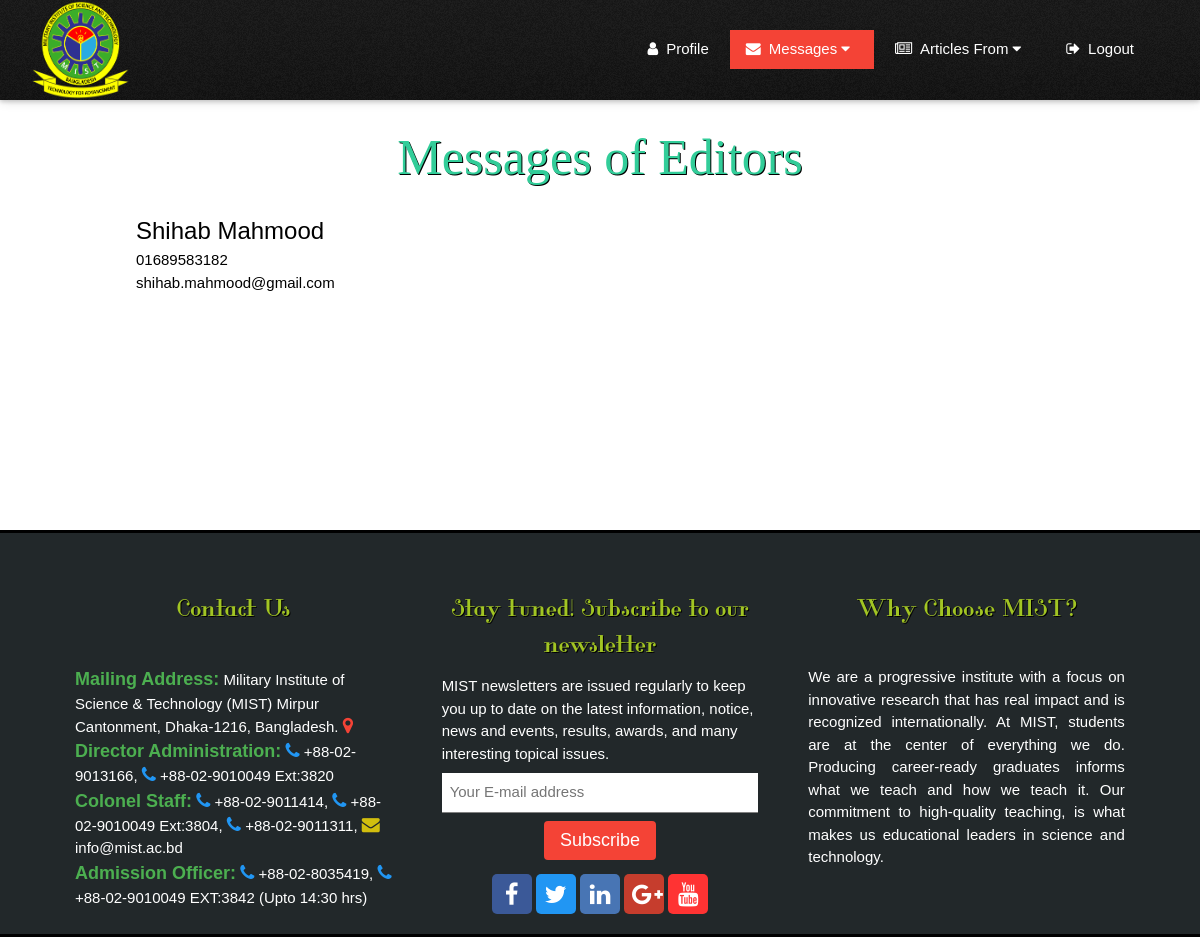
The app's page /sectionEditorThreadEditorMessage.php with its own data.
### tables this page shows
CREATE TABLE `editor` (
  `fn` varchar(250) DEFAULT NULL,
  `ln` varchar(250) DEFAULT NULL,
  `password` varchar(250) DEFAULT NULL,
  `city` varchar(250) DEFAULT NULL,
  `state` varchar(250) DEFAULT NULL,
  `country` varchar(250) DEFAULT NULL,
  `institute` varchar(250) DEFAULT NULL,
  `ad` varchar(250) DEFAULT NULL,
  `title` varchar(250) DEFAULT NULL,
  `email` varchar(250) DEFAULT NULL,
  `tel` varchar(250) DEFAULT NULL,
  `fax` varchar(250) DEFAULT NULL,
  `research` text,
  `website` text,
  `id` int(11) NOT NULL
);

### sectionEditorThreadEditorMessage.php (the view, shortened to what this page needs)
<?php include_once("dbConnector.php"); ?>
<!doctype html>
<html>
<head>
<link rel="stylesheet" href="css/w3.css">
<link rel="stylesheet" href="http://cdnjs.cloudflare.com/ajax/libs/font-awesome/4.6.3/css/font-awesome.min.css">
<link rel="stylesheet" type="text/css" href="css/home.css">
<link rel="stylesheet" type="text/css" href="css/scrollBar.css">
</head>
<body>
	<?php include_once("sectionEditorNavigationBar.php"); ?>
    <?php
		$sql = "SELECT e.id,e.fn,e.ln,e.email,e.tel FROM editor_se_message AS m,editor AS e WHERE e.id=m.editor_id GROUP BY e.fn ORDER BY m.id DESC";
		$result = mysqli_query($connection,$sql);
	?>
    <div class="editor-section-editor-message-thread">
    	  <h1>Messages of Editors</h1>
          <ul class="w3-ul">
          	<?php while($row = mysqli_fetch_assoc($result)) { ?>
            <li class="w3-hover-light-grey">
              <a class="w3-hover-light-grey" href="sectionEditorFullConversessionEditor.php?eId=<?php echo $row["id"]; ?>">
                  <span class="w3-xlarge"><?php echo $row["fn"]." ".$row["ln"]; ?></span><br>
                  <span><?php echo $row["tel"]; ?></span><br/>
                  <span><?php echo $row["email"]; ?></span>
              </a>
            </li>
            <?php } ?>
          </ul>
    </div>
    <?php include_once("footer.php"); ?>
</body>
</html>

### css/w3.css (style rules this page uses)
html { -ms-text-size-adjust:100%;-webkit-text-size-adjust:100% }
body { margin:0 }
a { background-color:transparent }
html,body { font-family:Verdana,sans-serif;font-size:15px;line-height:1.5 }
html { overflow-x:hidden }
h1,h2,h3,h4,h5,h6,.w3-slim,.w3-wide { font-family:"Segoe UI",Arial,sans-serif }
h1 { font-size:36px }
h1,h2,h3,h4,h5,h6 { font-weight:400;margin:10px 0 }
a { color:inherit }
ul.w3-ul { list-style-type:none;padding:0;margin:0 }
ul.w3-ul li { padding:6px 2px 6px 16px;border-bottom:1px solid #ddd }
ul.w3-ul li:last-child { border-bottom:none }
.w3-btn,.w3-btn-floating,.w3-dropnav a,.w3-btn-floating-large,.w3-btn-block,.w3-hover-shadow,.w3-hover-opacity, .w3-navbar a,.w3-sidenav a,.w3-pagination li a,.w3-hoverable tbody tr,.w3-hoverable li,.w3-accordion-content a,.w3-dropdown-content a,.w3-dropdown-click:hover,.w3-dropdown-hover:hover,.w3-opennav,.w3-closenav,.w3-closebtn, .w3-hover-amber,.w3-hover-aqua,.w3-hover-blue,.w3-hover-light-blue,.w3-hover-brown,.w3-hover-cyan,.w3-hover-blue-grey,.w3-hover-green,.w3-hover-light-green,.w3-hover-indigo,.w3-hover-khaki,.w3-hover-lime,.w3-hover-orange,.w3-hover-deep-orange,.w3-hover-pink, .w3-hover-purple,.w3-hover-deep-purple,.w3-hover-red,.w3-hover-sand,.w3-hover-teal,.w3-hover-yellow,.w3-hover-white,.w3-hover-black,.w3-hover-grey,.w3-hover-light-grey,.w3-hover-dark-grey,.w3-hover-text-amber,.w3-hover-text-aqua,.w3-hover-text-blue,.w3-hover-text-light-blue, .w3-hover-text-brown,.w3-hover-text-cyan,.w3-hover-text-blue-grey,.w3-hover-text-green,.w3-hover-text-light-green,.w3-hover-text-indigo,.w3-hover-text-khaki,.w3-hover-text-lime,.w3-hover-text-orange,.w3-hover-text-deep-orange,.w3-hover-text-pink,.w3-hover-text-purple, .w3-hover-text-deep-purple,.w3-hover-text-red,.w3-hover-text-sand,.w3-hover-text-teal,.w3-hover-text-yellow,.w3-hover-text-white,.w3-hover-text-black,.w3-hover-text-grey,.w3-hover-text-light-grey,.w3-hover-text-dark-grey { -webkit-transition:background-color .3s,color .15s,box-shadow .3s,opacity 0.3s;transition:background-color .3s,color .15s,box-shadow .3s,opacity 0.3s }
.w3-xlarge { font-size:24px!important }

### css/home.css (style rules this page uses)
h1, h2, h3 { font-family: Tahoma, Arial, sans-serif; color: #fff; text-shadow: 1px 1px 0px #000000; filter: dropshadow(color=#000000, offx=1, offy=1); }
a { color: #00b1dc; text-decoration: none; }

### sectionEditorThreadEditorMessage.php (style rules this page uses)
* { padding:0px; margin:0px; box-sizing:border-box; }
.editor-section-editor-message-thread { width:80%; min-height:400px; position:relative; top:110px; margin:0px auto 10px auto; }
.editor-section-editor-message-thread li { height:100px; position:relative; }
.editor-section-editor-message-thread a { position:absolute; top:0px; left:0px; bottom:0px; right:0px; margin:8px 0px 0px 16px; color:black; }
h1 { font-family:lobster; font-size:50px; color:#32CD99; text-align:center; }

### records on screen
editor: fn "Shihab", ln "Mahmood", tel "01689583182", email "shihab.mahmood@gmail.com"
